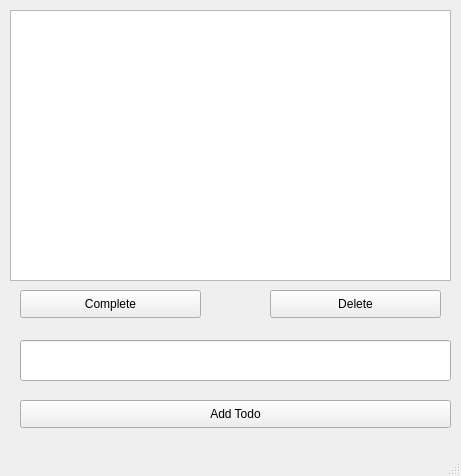
<?xml version="1.0" encoding="UTF-8"?>
<ui version="4.0">
 <class>MainWindow</class>
 <widget class="QMainWindow" name="MainWindow">
  <property name="geometry">
   <rect>
    <x>0</x>
    <y>0</y>
    <width>461</width>
    <height>476</height>
   </rect>
  </property>
  <property name="windowTitle">
   <string>Todo</string>
  </property>
  <widget class="QWidget" name="centralwidget">
   <widget class="QPushButton" name="completeButton">
    <property name="geometry">
     <rect>
      <x>20</x>
      <y>290</y>
      <width>181</width>
      <height>28</height>
     </rect>
    </property>
    <property name="text">
     <string>Complete</string>
    </property>
   </widget>
   <widget class="QPushButton" name="deleteButton">
    <property name="geometry">
     <rect>
      <x>270</x>
      <y>290</y>
      <width>171</width>
      <height>28</height>
     </rect>
    </property>
    <property name="text">
     <string>Delete</string>
    </property>
   </widget>
   <widget class="QPushButton" name="addButton">
    <property name="geometry">
     <rect>
      <x>20</x>
      <y>400</y>
      <width>431</width>
      <height>28</height>
     </rect>
    </property>
    <property name="text">
     <string>Add Todo</string>
    </property>
   </widget>
   <widget class="QLineEdit" name="todoEdit">
    <property name="geometry">
     <rect>
      <x>20</x>
      <y>340</y>
      <width>431</width>
      <height>41</height>
     </rect>
    </property>
   </widget>
   <widget class="QListView" name="todoView">
    <property name="geometry">
     <rect>
      <x>10</x>
      <y>10</y>
      <width>441</width>
      <height>271</height>
     </rect>
    </property>
   </widget>
  </widget>
  <widget class="QMenuBar" name="menubar">
   <property name="geometry">
    <rect>
     <x>0</x>
     <y>0</y>
     <width>461</width>
     <height>26</height>
    </rect>
   </property>
  </widget>
  <widget class="QStatusBar" name="statusbar"/>
 </widget>
 <resources/>
 <connections/>
</ui>
